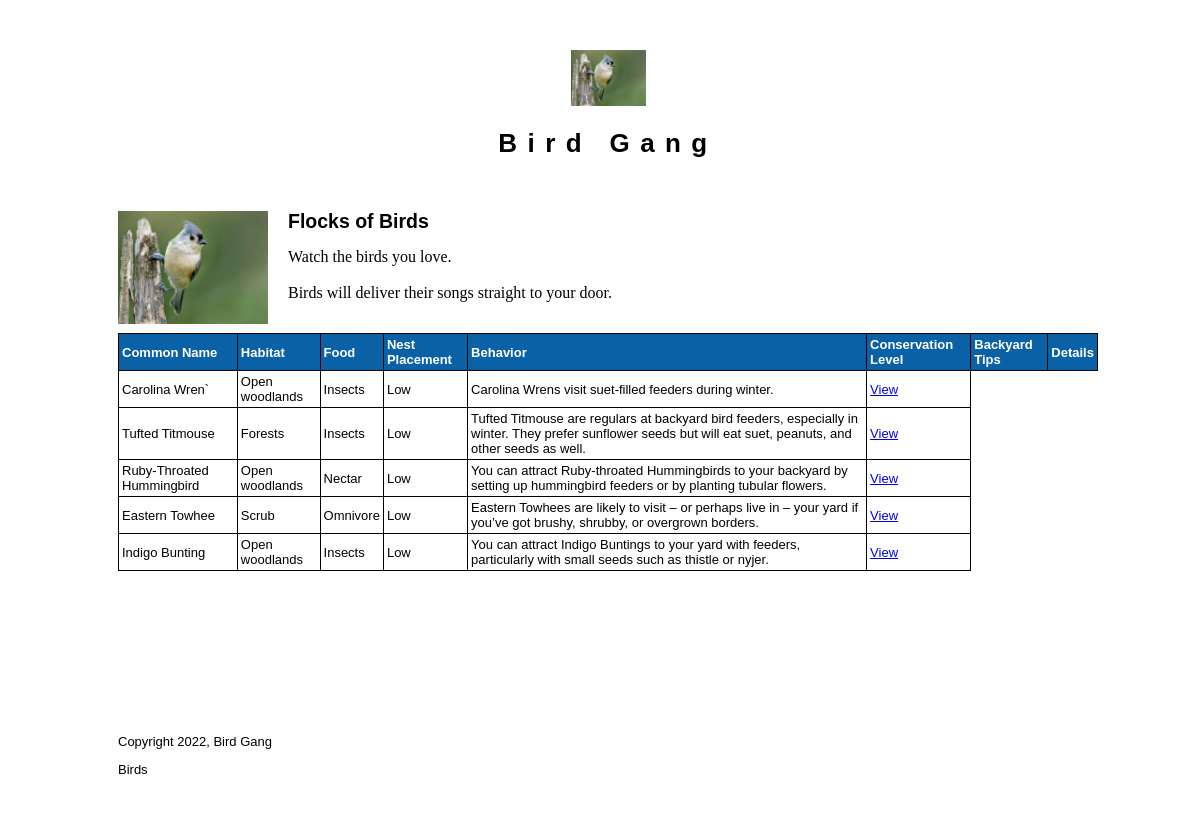
Screenshot of /bird.php with the database file from the repository.
### tables this page shows
CREATE TABLE `birds` (
  `id` int(11) NOT NULL,
  `common_name` varchar(100) NOT NULL,
  `habitat` varchar(100) NOT NULL,
  `food` varchar(100) NOT NULL,
  `conservation_id` tinyint(4) NOT NULL,
  `backyard_tips` varchar(255) NOT NULL
);

### private/functions.php (called while the page is built, shortened)
<?php
function url_for($script_path) {
  return WWW_ROOT . $script_path;
}
function h($string="") {
  return htmlspecialchars($string);
}
?>

### private/classes/bird.class.php (called while the page is built, shortened)
<?php
class Bird {
  static protected $database;
  static public function set_database($database) {
    self::$database = $database;
  }
  static public function find_all() {
    $sql = "SELECT * FROM birds";
    return self::find_by_sql($sql);
  }
  static public function find_by_sql($sql) {
    $result = self::$database->query($sql);
    $objectArray = [];
    while ($record = $result->fetch_assoc()){
      $objectArray[] = self::instantiate($record);
    }
    return $objectArray;
  }
  static protected function instantiate($record) {
    $object = new self;
    foreach($record as $property => $value) {
      if(property_exists($object, $property)) {
        $object->$property = $value;
      }
    }
    return $object;
  }
  protected $conservation_id;
  public function conservation() {
    if ($this -> conservation_id > 0) {
      return self::CONSERVATION[$this -> conservation_id];
    } else {
      return "Unknown";
    }
  }
}
?>

### public/bird.php (the view, shortened to what this page needs)
<?php require_once('../private/classes/bird.class.php'); ?>
<?php include(SHARED_PATH . '/public_header.php'); ?>
<div id="main">
  <div id="page">
    <div class="intro">
      <img class="inset" src="<?php echo url_for('/images/tufted-titmouse.jpg') ?>" />
      <h2>Flocks of Birds</h2>
      <p>Watch the birds you love.</p>
      <p>Birds will deliver their songs straight to your door.</p>
    </div>
    <table id="inventory">
      <tr>
        <th>Common Name</th>
        <th>Habitat</th>
        <th>Food</th>
        <th>Nest Placement</th>
        <th>Behavior</th>
        <th>Conservation Level</th>
        <th>Backyard Tips</th>
        <th>Details</th>
      </tr>
<?php $birds = Bird::find_all();?>
      <?php foreach($birds as $bird) { ?>
      <tr>
        <td><?php echo h($bird->common_name); ?></td>
        <td><?php echo h($bird->habitat); ?></td>
        <td><?php echo h($bird->food); ?></td>
        <td><?php echo h($bird->conservation()); ?></td>
        <td><?php echo h($bird->backyard_tips); ?></td>
        <td><a href="detail.php?id=<?php echo $bird->id; ?>">View</a></td>
      </tr>
      <?php } ?>
      </table>
  </div>
</div>
<?php include(SHARED_PATH . '/public_footer.php'); ?>

### private/shared/public_header.php (shortened to what this page needs)
<!doctype html>
<html lang="en">
  <head>
    <link rel="stylesheet" media="all" href="<?php echo url_for('/stylesheets/public.css'); ?>" />
  </head>
  <body>
    <header>
      <h1>
        <a href="<?php echo url_for('/index.php'); ?>">
          <img class="bike-icon" src="<?php echo url_for('/images/tufted-titmouse.jpg') ?>" /><br />
          Bird Gang
        </a>
      </h1>
    </header>

### private/shared/public_footer.php (shortened to what this page needs)
<?php if(isset($super_hero_image)) { ?>
    <div class="expanding-wrapper">
      <?php $image_url = url_for('/images/' . $super_hero_image); ?>
      <img id="super-hero-image" src="<?php echo $image_url; ?>" />
      <footer>
        <?php include(SHARED_PATH . '/public_copyright_disclaimer.php'); ?>
      </footer>
    </div>
  <?php } else { ?>
    <footer>
      <?php include(SHARED_PATH . '/public_copyright_disclaimer.php'); ?>
    </footer>
  <?php } ?>
  </body>
</html>

### private/shared/public_copyright_disclaimer.php
<p>Copyright <?php echo date('Y'); ?>, Bird Gang</p>
<p>Birds</p>

### public/stylesheets/public.css (style rules this page uses)
html { height: 100%; width: 100%; }
body { width: 100%; height: 100%; border: 0; font: 13px/15px Verdana, Arial, Helvetica, sans-serif; background: #FFFFFF; }
header { width: 980px; margin: 0 auto; padding: 0; text-align: left; color: #FFFFFF; }
header h1 { margin: 50px 0 0 0; text-align: center; }
header h1 a { text-decoration: none; color: #000; letter-spacing: 0.4em; }
header h1 a img.bike-icon { display: inline-block; margin-bottom: 30px; width: 75px; }
#main { width: 980px; height: 500px; margin: 0 auto; padding: 0; }
footer { clear: both; width: 980px; margin: 0 auto; padding: 10px; background-color: #FFFFFF; }
div#page { margin: 60px auto; }
div#page h2 { line-height: 20px; }
div#page p { font: 16px/20px Georgia, Times, "Times New Roman", serif; }
img.inset { float: left; width: 150px; margin-right: 20px; }
table#inventory { margin-top: 30px; width: 980px; border-collapse: collapse; }
table#inventory tr th { background: #0B61A5; color: #FFF; text-align: left; }
table#inventory tr td, table#inventory tr th { border: 1px solid #000; padding: 3px; }

### rows the page displays
birds: common_name "Carolina Wren`", habitat "Open woodlands", food "Insects", conservation "Low", backyard_tips "Carolina Wrens visit suet-filled feeders during winter."
birds: common_name "Tufted Titmouse", habitat "Forests", food "Insects", conservation "Low", backyard_tips "Tufted Titmouse are regulars at backyard bird feeders, especially in winter. They prefer sunflower seeds but will eat suet, peanuts, and other seeds as well."
birds: common_name "Ruby-Throated Hummingbird", habitat "Open woodlands", food "Nectar", conservation "Low", backyard_tips "You can attract Ruby-throated Hummingbirds to your backyard by setting up hummingbird feeders or by planting tubular flowers."
birds: common_name "Eastern Towhee", habitat "Scrub", food "Omnivore", conservation "Low", backyard_tips "Eastern Towhees are likely to visit – or perhaps live in – your yard if you’ve got brushy, shrubby, or overgrown borders."
birds: common_name "Indigo Bunting", habitat "Open woodlands", food "Insects", conservation "Low", backyard_tips "You can attract Indigo Buntings to your yard with feeders, particularly with small seeds such as thistle or nyjer."
